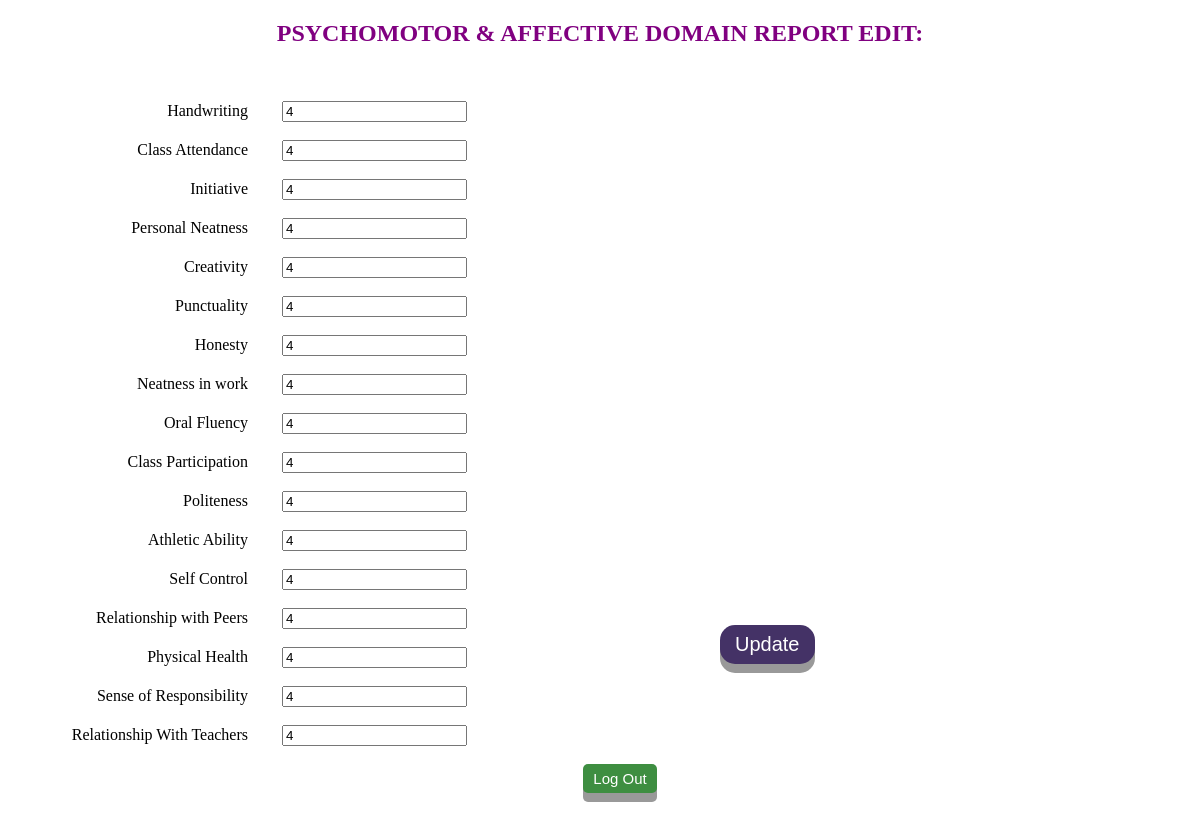
The page /edit_view.php?id=4 (signed in) on the database its author committed.
### tables this page shows
CREATE TABLE IF NOT EXISTS `bado` (
  `id` int(25) NOT NULL,
  `subject_class` varchar(25) NOT NULL,
  `adm_no` varchar(25) NOT NULL,
  `house` varchar(25) NOT NULL,
  `session` varchar(25) NOT NULL,
  `term` varchar(25) NOT NULL,
  `no_opened` varchar(25) NOT NULL,
  `no_attendance` varchar(25) NOT NULL,
  `m_subject` varchar(25) NOT NULL,
  `student_name` varchar(25) NOT NULL,
  `middle_name` varchar(25) NOT NULL,
  `m1_result` varchar(25) NOT NULL,
  `m2_result` varchar(25) NOT NULL,
  `m3_result` varchar(25) NOT NULL,
  `m1_ca` varchar(25) NOT NULL,
  `m2_ca` varchar(25) NOT NULL,
  `m3_ca` varchar(25) NOT NULL,
  `m_others` varchar(25) NOT NULL,
  `m_exams` varchar(25) NOT NULL,
  `m_total` varchar(25) NOT NULL,
  `m_grade` varchar(25) NOT NULL,
  `m_remark` varchar(25) NOT NULL,
  `m_sign` varchar(25) NOT NULL,
  `e_subject` varchar(25) NOT NULL,
  `e1_result` varchar(25) NOT NULL,
  `e2_result` varchar(25) NOT NULL,
  `e3_result` varchar(25) NOT NULL,
  `e1_ca` varchar(25) NOT NULL,
  `e2_ca` varchar(25) NOT NULL,
  `e3_ca` varchar(25) NOT NULL,
  `e_others` varchar(25) NOT NULL,
  `e_exams` varchar(25) NOT NULL,
  `e_total` varchar(25) NOT NULL,
  `e_grade` varchar(25) NOT NULL,
  `e_remark` varchar(25) NOT NULL,
  `e_sign` varchar(25) NOT NULL,
  `c_subject` varchar(25) NOT NULL,
  `c1_result` varchar(25) NOT NULL,
  `c2_result` varchar(25) NOT NULL,
  `c3_result` varchar(25) NOT NULL,
  `c1_ca` varchar(25) NOT NULL,
  `c2_ca` varchar(25) NOT NULL,
  `c3_ca` varchar(25) NOT NULL,
  `c_others` varchar(25) NOT NULL,
  `c_exams` varchar(25) NOT NULL,
  `c_total` varchar(25) NOT NULL,
  `c_grade` varchar(25) NOT NULL,
  `c_remark` varchar(25) NOT NULL,
  `c_sign` varchar(25) NOT NULL,
  `p_subject` varchar(25) NOT NULL,
  `p1_result` varchar(25) NOT NULL,
  `p2_result` varchar(25) NOT NULL,
  `p3_result` varchar(25) NOT NULL,
  `p1_ca` varchar(25) NOT NULL,
  `p2_ca` varchar(25) NOT NULL,
  `p3_ca` varchar(25) NOT NULL,
  `p_others` varchar(25) NOT NULL,
  `p_exams` varchar(25) NOT NULL,
  `p_total` varchar(25) NOT NULL,
  `p_grade` varchar(25) NOT NULL,
  `p_remark` varchar(25) NOT NULL,
  `p_sign` varchar(25) NOT NULL,
  `grand_r1` varchar(25) NOT NULL,
  `grand_r2` varchar(25) NOT NULL,
  `grand_r3` varchar(25) NOT NULL,
  `grand_c1` varchar(25) NOT NULL,
  `grand_c2` varchar(25) NOT NULL,
  `grand_c3` varchar(25) NOT NULL,
  `grand_exams` varchar(25) NOT NULL,
  `grand_others` varchar(25) NOT NULL,
  `grand_total` varchar(25) NOT NULL,
  `handwriting` varchar(25) NOT NULL,
  `class_attendance` varchar(25) NOT NULL,
  `initiative` varchar(25) NOT NULL,
  `personal_neatness` varchar(25) NOT NULL,
  `creativity` varchar(25) NOT NULL,
  `punctuality` varchar(25) NOT NULL,
  `honesty` varchar(25) NOT NULL,
  `neatness_in_work` varchar(25) NOT NULL,
  `oral_fluency` varchar(25) NOT NULL,
  `class_participation` varchar(25) NOT NULL,
  `politeness` varchar(25) NOT NULL,
  `athletic_ability` varchar(25) NOT NULL,
  `self_control` varchar(25) NOT NULL,
  `relationship_peers` varchar(25) NOT NULL,
  `physical_health` varchar(25) NOT NULL,
  `sense_responsibility` varchar(25) NOT NULL,
  `relationship_teachers` varchar(25) NOT NULL
);

### function.php (called while the page is built, shortened)
<?php
function escape($conn, $text)
{
return mysqli_real_escape_string($conn, $text);
}
?>

### edit_view.php (the view, shortened to what this page needs)
  <!DOCTYPE html>
	<html>
	<head>
	 <link rel="stylesheet" type="text/css"  href="color.css"/>
	<h2 style="color:purple;" align="middle"><center>PSYCHOMOTOR & AFFECTIVE DOMAIN REPORT EDIT:</center></h2><br>
	</head>
     <body>
	 <?php
		 require('connect.php');
		 include_once ('function.php');
				if (isset($_GET['id']) && is_numeric($_GET['id']))
				 {
				 $id =  escape($conn, $_GET['id']);
				 }
				 $edit= mysqli_query($conn, "SELECT handwriting, class_attendance, initiative, personal_neatness, creativity, punctuality, honesty, neatness_in_work, oral_fluency, class_participation, politeness, athletic_ability, self_control, relationship_peers, physical_health, sense_responsibility, relationship_teachers FROM bado WHERE id='$id'");
			 while ($row= mysqli_fetch_array($edit)){
	 ?>
  		<form action="verify_edit_view.php"  method="POST">
			<ul style="list-style-type:none;">
			<li>
			 <label for "name">Handwriting </label>
			<input type="text" name="handwriting" value="<?php echo $row['handwriting']?>"></br></br>
			</li>
			<li>
			 <label for "name">Class Attendance </label>
			<input type="text" name="class_attendance" value="<?php echo  $row['class_attendance']?>"></br></br>
			</li>
			<li>
			 <label for "name">Initiative </label>
			<input type="text" name="initiative" value="<?php echo  $row['initiative']?>"></br></br>
			</li>
	        <li>
			 <label for "name">Personal Neatness </label>
			<input type="text"  name="personal_neatness" value="<?php echo  $row['personal_neatness']?>"></br><br>
			</li>
		    <li>
			 <label for "name">Creativity </label>
			<input type="text"  name="creativity" value="<?php echo  $row['creativity']?>"></br><br>
			</li>
		    <li>
			<label for "name">Punctuality </label>
			<input type="text" name="punctuality"  value="<?php echo  $row['punctuality']?>"></br><br>
			</li>
		    <li>
			<label for "name">Honesty </label>
			<input type="text" name="honesty"  value="<?php echo  $row['honesty']?>"></br><br>
		    </li>
		    <li>
			<label for "name">Neatness in work </label>
			<input type="text"   name="neatness_in_work"  value="<?php echo  $row['neatness_in_work']?>"></br><br>
			</li>
		    <li>
			<label for "name">Oral Fluency </label>
			<input type="text"  name="oral_fluency"  value="<?php echo  $row['oral_fluency']?>"></br><br>
			</li>
			<li>
			<label for "name">Class Participation </label>
			<input type="text"  name="class_participation"   value="<?php echo  $row['class_participation']?>"></br><br>
			</li>
		    <li>
			<label for "name">Politeness </label>
			<input type="text" name="politeness"  value="<?php echo  $row['politeness']?>"></br><br>
			 </li>
			<li>
			<label for "name">Athletic Ability </label>
			<input type="text" name="athletic_ability"   value="<?php echo  $row['athletic_ability']?>"></br><br>
			</li>
		    <li>
			<label for "name">Self Control </label>
			<input type="text" name="self_control"   value="<?php echo  $row['self_control']?>"></br><br>
			</li>
		    <li>
			<label for "name">Relationship with Peers </label>
			<input type="text"  name="relationship_peers"  value="<?php echo  $row['relationship_peers']?>"></br><br>
			</li>
			<li>
			<label for "name">Physical Health </label>
			<input type="text"  name="physical_health" value="<?php echo  $row['physical_health']?>"></br><br>
			</li>
			<li>
			<label for "name">Sense of Responsibility </label>
			<input type="text"  name="sense_responsibility"   value="<?php echo  $row['sense_responsibility']?>"></br><br>
			 </li>
			 <li>
			<label for "name">Relationship With Teachers </label>
			<input type="text"  name="relationship_teachers"   value="<?php echo  $row['relationship_teachers']?>"></br><br>
			 </li>
			<?php
				 }
				?>
			 <p id="update7"><button type="submit" class="button">Update</button></p>
 </form>
  <form action="logout.php"><div align="middle"><a href="logout.php"><button type="submit" class="button1">Log Out</button></a></div></form></br></br>
</body>
</html>

### color.css (style rules this page uses)
form { background:lightwhite; margin: 0 auto; width:100%; }
h2 { color:red; font-weight: 30px; left:6%; bottom:+80%; }
#update7 { position:absolute; left:60%; bottom:+19.5%; }
label { display:inline-block; width:200px; margin-right:30px; text-align:right; }
.button { display: inline-block; padding: 8px 15px; font-size: 10px; cursor: pointer; text-align: center; text-decoration: none; outline: none; color: #fff; background-color:green; border: none; border-radius: 8px; box-shadow: 0 5px #999; }

### edit_view.php (style rules this page uses)
.button { display: inline-block; padding: 8px 15px; font-size: 20px; cursor: pointer; text-align: center; text-decoration: none; outline: none; color: #fff; background-color:#443266; border: none; border-radius: 15px; box-shadow: 0 9px #999; }
.button1 { display: inline-block; padding: 6px 10px; font-size: 15px; cursor: pointer; text-align: center; text-decoration: none; outline: none; color: #fff; background-color:#3e8e41; border: none; border-radius: 5px; box-shadow: 0 9px #999; }

### rows shown on the page
bado: handwriting "4", class_attendance "4", initiative "4", personal_neatness "4", creativity "4", punctuality "4", honesty "4", neatness_in_work "4", oral_fluency "4", class_participation "4", politeness "4", athletic_ability "4", self_control "4", relationship_peers "4", physical_health "4", sense_responsibility "4", relationship_teachers "4"
